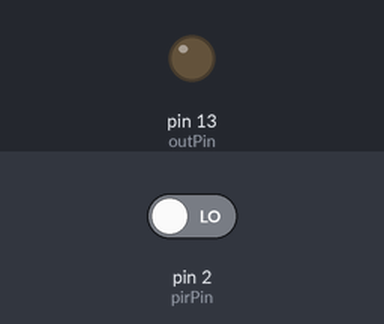
Bench run of a sketch on a simulated Arduino Uno, built with avr-gcc and run on an emulated ATmega328P. Shown: output pins drawn as LEDs (lit = HIGH). Inputs (shaded band) come from the test bench; at power-on: pin 2 (pirPin) LOW.

Above: at 1.4 s.
1.5 s: pin 2 (pirPin) driven HIGH
At 2.9 s:
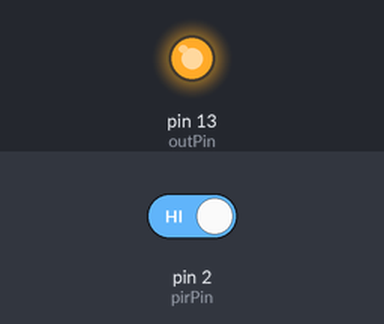
Timing chart, 0 to 4.5 s (numbered marks = the images above; inputs shaded):
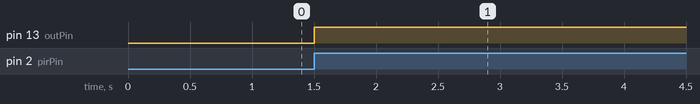

The sketch:

MotionActivatedSwitch.ino
```cpp
//Simple Arduino control with PIR sensor

int outPin = 13; //defineing the pins
int pirPin = 2;
int pirState = LOW; //pir initial state
int val = 0;

void setup() {
    pinMode(outPin, OUTPUT);
    pinMode(pirPin, INPUT);
    Serial.begin(115200);
}

void loop() {
  val = digitalRead(pirPin);
  if (val == HIGH) {
    digitalWrite(outPin, HIGH);
    delay(120000); // 60000ms = 1 minute, set how long you want the output to be.

    if (pirState == LOW) {
      Serial.println("Motion Detected!");
//      pirState = HIGH;
    }
  } else {
      digitalWrite(outPin, LOW);
      delay(300);
      if (pirState == HIGH){
      Serial.println("No Motion");
//      pirState = LOW;
    }
  }
}
```

Measured:
- after the input at 1.5 s, pin 13 (outPin): LOW → HIGH at once
